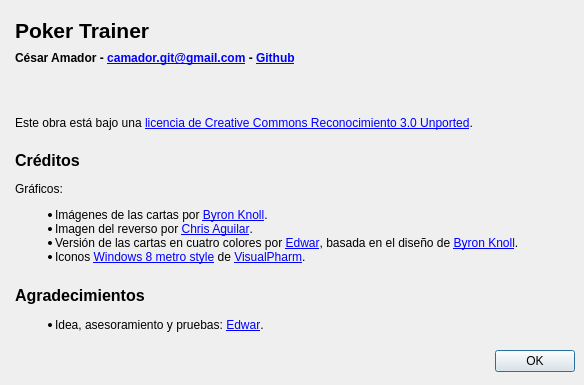
<?xml version="1.0" encoding="UTF-8"?>
<ui version="4.0">
 <class>Dialog</class>
 <widget class="QDialog" name="Dialog">
  <property name="windowModality">
   <enum>Qt::ApplicationModal</enum>
  </property>
  <property name="geometry">
   <rect>
    <x>0</x>
    <y>0</y>
    <width>584</width>
    <height>385</height>
   </rect>
  </property>
  <property name="minimumSize">
   <size>
    <width>584</width>
    <height>385</height>
   </size>
  </property>
  <property name="maximumSize">
   <size>
    <width>584</width>
    <height>385</height>
   </size>
  </property>
  <property name="windowTitle">
   <string>Acerca de...</string>
  </property>
  <property name="windowIcon">
   <iconset>
    <normaloff>../imagenes/cards.png</normaloff>../imagenes/cards.png</iconset>
  </property>
  <widget class="QDialogButtonBox" name="buttonBox">
   <property name="geometry">
    <rect>
     <x>200</x>
     <y>345</y>
     <width>375</width>
     <height>32</height>
    </rect>
   </property>
   <property name="orientation">
    <enum>Qt::Horizontal</enum>
   </property>
   <property name="standardButtons">
    <set>QDialogButtonBox::Ok</set>
   </property>
  </widget>
  <widget class="QLabel" name="label">
   <property name="geometry">
    <rect>
     <x>15</x>
     <y>15</y>
     <width>166</width>
     <height>31</height>
    </rect>
   </property>
   <property name="font">
    <font>
     <pointsize>16</pointsize>
     <weight>75</weight>
     <bold>true</bold>
    </font>
   </property>
   <property name="text">
    <string>Poker Trainer</string>
   </property>
  </widget>
  <widget class="QLabel" name="label_2">
   <property name="geometry">
    <rect>
     <x>15</x>
     <y>50</y>
     <width>341</width>
     <height>16</height>
    </rect>
   </property>
   <property name="font">
    <font>
     <pointsize>9</pointsize>
     <weight>75</weight>
     <bold>true</bold>
    </font>
   </property>
   <property name="text">
    <string>César Amador - &lt;a href=&quot;mailto:camador.git@gmail.com&quot;&gt;camador.git@gmail.com&lt;/a&gt; - &lt;a href=&quot;https://github.com/camador/poker_trainer&quot;&gt;Github&lt;/a&gt;</string>
   </property>
   <property name="openExternalLinks">
    <bool>true</bool>
   </property>
  </widget>
  <widget class="QLabel" name="label_3">
   <property name="geometry">
    <rect>
     <x>15</x>
     <y>115</y>
     <width>521</width>
     <height>16</height>
    </rect>
   </property>
   <property name="text">
    <string>Este obra está bajo una &lt;a href=&quot;http://creativecommons.org/licenses/by/3.0/deed.es_ES&quot;&gt;licencia de Creative Commons Reconocimiento 3.0 Unported&lt;/a&gt;.</string>
   </property>
   <property name="openExternalLinks">
    <bool>true</bool>
   </property>
  </widget>
  <widget class="QLabel" name="label_4">
   <property name="geometry">
    <rect>
     <x>15</x>
     <y>70</y>
     <width>96</width>
     <height>41</height>
    </rect>
   </property>
   <property name="text">
    <string/>
   </property>
   <property name="pixmap">
    <pixmap>../imagenes/creative_commons_by.png</pixmap>
   </property>
  </widget>
  <widget class="QLabel" name="label_5">
   <property name="geometry">
    <rect>
     <x>15</x>
     <y>150</y>
     <width>80</width>
     <height>20</height>
    </rect>
   </property>
   <property name="font">
    <font>
     <pointsize>12</pointsize>
     <weight>75</weight>
     <bold>true</bold>
    </font>
   </property>
   <property name="text">
    <string>Créditos</string>
   </property>
  </widget>
  <widget class="QLabel" name="label_6">
   <property name="geometry">
    <rect>
     <x>15</x>
     <y>180</y>
     <width>566</width>
     <height>86</height>
    </rect>
   </property>
   <property name="text">
    <string>&lt;li&gt;Gráficos:
&lt;ul&gt;
&lt;li&gt;Imágenes de las cartas por &lt;a href=&quot;http://byronknoll.blogspot.com.es/2011/03/vector-playing-cards.html&quot;&gt;Byron Knoll&lt;/a&gt;.&lt;/li&gt;
&lt;li&gt;Imagen del reverso por &lt;a href=&quot;http://code.google.com/p/vectorized-playing-cards/&quot;&gt;Chris Aguilar&lt;/a&gt;.&lt;/li&gt;
&lt;li&gt;Versión de las cartas en cuatro colores por &lt;a href=&quot;https://soundcloud.com/edwar-rodriguez&quot;&gt;Edwar&lt;/a&gt;, basada en el diseño de &lt;a href=&quot;http://byronknoll.blogspot.com.es/2011/03/vector-playing-cards.html&quot;&gt;Byron Knoll&lt;/a&gt;.&lt;/li&gt;
&lt;li&gt;Iconos &lt;a href=&quot;https://www.iconfinder.com/search/?q=iconset%3Awindows-8-metro-style&quot;&gt;Windows 8 metro style&lt;/a&gt; de &lt;a href=&quot;http://icons8.com/&quot;&gt;VisualPharm&lt;/a&gt;.&lt;/li&gt;
&lt;/ul&gt;
&lt;/li&gt;</string>
   </property>
   <property name="openExternalLinks">
    <bool>true</bool>
   </property>
  </widget>
  <widget class="QLabel" name="label_7">
   <property name="geometry">
    <rect>
     <x>15</x>
     <y>315</y>
     <width>281</width>
     <height>21</height>
    </rect>
   </property>
   <property name="text">
    <string>&lt;ul&gt;
&lt;li&gt;Idea, asesoramiento y pruebas: &lt;a href=&quot;https://soundcloud.com/edwar-rodriguez&quot;&gt;Edwar&lt;/a&gt;.&lt;/li&gt;
&lt;/ul&gt;</string>
   </property>
   <property name="openExternalLinks">
    <bool>true</bool>
   </property>
  </widget>
  <widget class="QLabel" name="label_8">
   <property name="geometry">
    <rect>
     <x>15</x>
     <y>285</y>
     <width>156</width>
     <height>20</height>
    </rect>
   </property>
   <property name="font">
    <font>
     <pointsize>12</pointsize>
     <weight>75</weight>
     <bold>true</bold>
    </font>
   </property>
   <property name="text">
    <string>Agradecimientos</string>
   </property>
  </widget>
 </widget>
 <resources/>
 <connections>
  <connection>
   <sender>buttonBox</sender>
   <signal>accepted()</signal>
   <receiver>Dialog</receiver>
   <slot>accept()</slot>
   <hints>
    <hint type="sourcelabel">
     <x>467</x>
     <y>350</y>
    </hint>
    <hint type="destinationlabel">
     <x>504</x>
     <y>297</y>
    </hint>
   </hints>
  </connection>
 </connections>
</ui>
